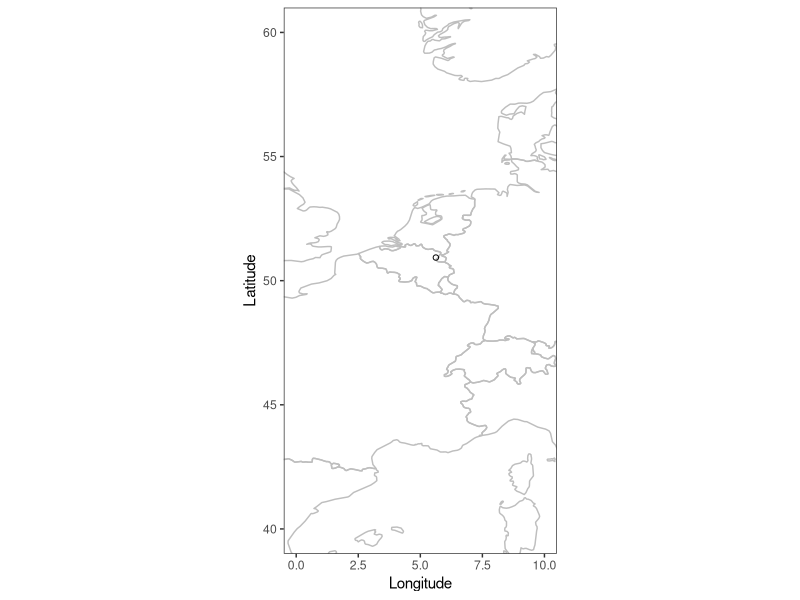

Recreate this plot in R.
## ---- chunk 1
knitr::opts_chunk$set(echo = TRUE)
## ---- chunk 2
# load the required packages
require(tidyverse)
require(readxl)
require(maps)

# import our data from the Excel spreadsheet
dt <- read_excel('./example_single/S007.xlsx', sheet=1, skip=3, col_names=T, na='')
# skip = 3 is to avoid unnecessary metadata at the top which we don't want to read

View(dt) # always do a visual check :)
## ---- chunk 3
# are there 2 or more unique years in the dataset?
n_distinct(dt$year) >= 2
# n_distinct is identical to length(unique(x)) in base R, which counts the unique values
## ---- chunk 4
dim(dt) # check dimensions, returns row and column counts
summary(dt)
## ---- chunk 5
# Abundance and/or biomass, latitude and longitude numeric?
# Deal with coordinates later
is.numeric(dt$Abundance) 

# Year, month and day must be integers or factors
# | means or
is.factor(dt$year) | is.integer(dt$year)

# Secondary fields such as trawl, plot, transect etc must be factors or integers? NA
# Secondary fields such as elevation or depth will normally be numeric unless in a treatment format. NA here
# Date should be POSIXct (not applicable in this case) NA, just year

# Taxonomic fields must be characters or factors?
is.factor(dt$Family) | is.integer(dt$Family)
is.factor(dt$Taxon) | is.integer(dt$Taxon)
## ---- chunk 6
# The year column here is numeric so convert it to factor
dt$year <- as.factor(dt$year)
# and characters for the taxonomic fields
dt$Family <- as.character(dt$Family)
dt$Taxon <- as.character(dt$Taxon)
## ---- chunk 7
# if there is only one site throughout the dataset, we can get rid of it
dt$Site <- if(length(unique(dt$Site)) == 1){NULL}
# habitat and group aren't needed
dt$Habitat <- NULL
dt$Group <- NULL

# Renaming year column to match ours
colnames(dt)[1] <- 'Year'
## ---- chunk 8
# Abundance
min(dt$Abundance) > 0 # no zeroes?
sum(dt$Abundance=="") > 0 # no blanks

# Year < 2021, month < 12, day < 31
summary(dt[,1])

# if there are rows that need to be removed
# dt <- dt[!is.na(dt$Abundance),]
# dt <- dt[!which(dt$Abundance == 0),]
# or with dplyr's filter() function, which can handle multiple conditions
# dt <- dt %>% filter(!Abundance == '' | Abundance == 0 | is.na(Abundance))
## ---- chunk 9
dt$Latitude <- as.numeric(rep('50.931', nrow(dt)))
dt$Longitude <- as.numeric(rep('5.626', nrow(dt)))
## ---- chunk 10
world_map <- map_data('world') # check whether the GPS coordinates match expectations
world <- ggplot(world_map) + 
  geom_polygon(aes(x=long, y=lat, group=group), color='grey', fill='transparent') +
  coord_fixed() + 
  labs(x='Longitude', y='Latitude') +
  theme_bw() + theme(panel.grid=element_blank())
points <- world + geom_point(data=dt[1,], aes(x=Longitude, y=Latitude), shape=21)

points + coord_fixed(xlim=c(0,10), ylim=c(40,60))
detach('package:maps')
## ---- chunk 11
dt$Species <- dt$Taxon # always work from a copy
# check that genera are genera, not family names (-idae/eae)
# this returns the record index number if there are any
str_which(dt$Species, 'idae$|eae$')
# check the species list for misspellings or non-BioTIME taxonomic convention names
# Do visual checks before splitting taxa up into the three columns.
sort(unique(dt$Species)) %>% word(., start=2, end=-1)
# this keeps IDs adjacent to their same-genus misspellings, but only looking at the last few words to check

sort(unique(word(dt$Species, 1))) # check genera
sort(unique(dt$Family)) # check family
## ---- chunk 12
replace_g <- c( # make a replacement vector, pattern = replacement
  'Drassylus' = 'Drassyllus',
  'Hyposinga' = 'Hypsosinga',
  'Palludiphantes' = 'Palliduphantes',
  'Porhomma' = 'Porrhomma',
  'Tenuiphanthes' = 'Tenuiphantes'
  )

dt$Genus <- word(dt$Taxon, 1) # separate genus to its own column
dt$Species <- word(dt$Species, start=2) # species to its own column. Only the second word to ignore subspecies

# dt$Species <- str_replace_all(dt$Species, 'sp.$', 'sp$')
dt$Genus <- str_replace_all(dt$Genus, replace_g) # use the replacement vector to replace typos
# dt %>% distinct(Taxon, Genus, Species) %>% View()
# check visually, but do this in your console.

dt$Taxon <- NULL # get rid of it now that we've split and fixed
## ---- chunk 13
dt$Biomass <- rep('', nrow(dt))
dt$Plot <- rep('', nrow(dt))
dt$DepthElevation <- rep('', nrow(dt))
dt$Day <- rep('', nrow(dt))
dt$Month <- rep('', nrow(dt))
dt$StudyID <- rep('', nrow(dt))

# aggregate abundance records that are same species, plot, and survey day.
dt_merged <- dt %>% group_by(Biomass, Family, Genus, Species, Plot, Latitude, Longitude, DepthElevation, Day, Month, Year, StudyID) %>% 
  summarise(Abundance=sum(Abundance)) %>% ungroup() %>% arrange(Year, Family, Genus, Species)

dim(dt)[1]-dim(dt_merged)[1] # any change in aggregating?

# save the dataset name as an object so we save some typing
dataset_name <- 'LTER_HogeKempenNationalPark_Arachnids'
# put in as many non-blank fields unique to the sampling event
# If plot, depthelevation, month, and day are available, I'd add those in too
dt_merged$SampleDescription <- as.factor(with(dt_merged, paste(dataset_name, Latitude, Longitude, Year, sep='_')))
length(levels(dt_merged$SampleDescription)) # how many sampling events?
## ---- chunk 14
dt_merged <- dt_merged[c('Abundance',
                         'Biomass',
                         'Family',
                         'Genus',
                         'Species',
                         'SampleDescription',
                         'Plot',
                         'Latitude',
                         'Longitude',
                         'DepthElevation',
                         'Day',
                         'Month',
                         'Year',
                         'StudyID')] %>% arrange(Year, Family, Genus, Species)
head(dt_merged) # final check!
